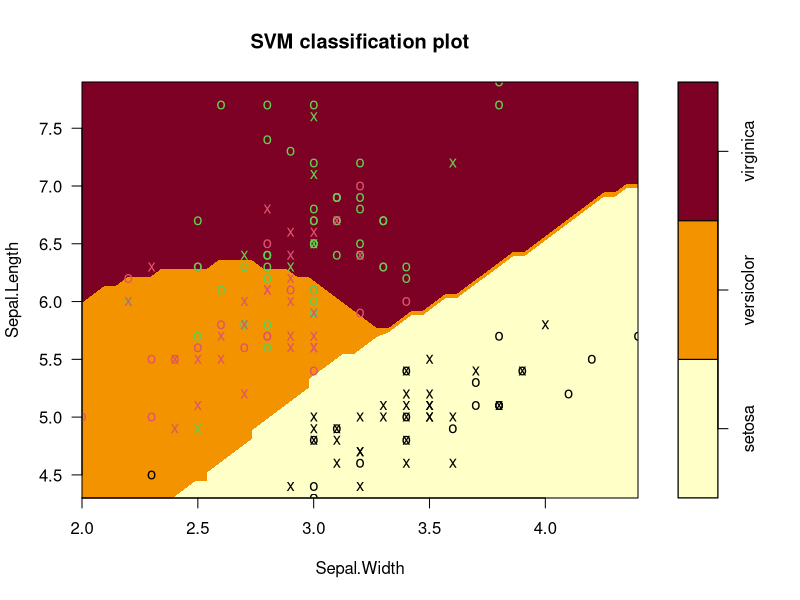

Write the R code that produced this figure.
## ---- chunk 1
head(iris)
dim(iris)
newData <- subset(iris, select = c(Sepal.Length, Sepal.Width, Species))
newData
## ---- chunk 2
n=round(nrow(newData)*0.75)
n
## ---- chunk 3
set.seed(12345)
sample = sample(seq_len(nrow(newData)), size = n)
## ---- chunk 4
train = newData[sample,]
dim(train)
test = newData[-sample,]
dim(test)
## ---- chunk 5
library(e1071)
data_SVM <- svm(factor(Species) ~., data = train, probability=T)
head(data_SVM)
print(data_SVM)
## ---- chunk 6
plot(data_SVM, newData)
## ---- chunk 7
#summary(newdata)
